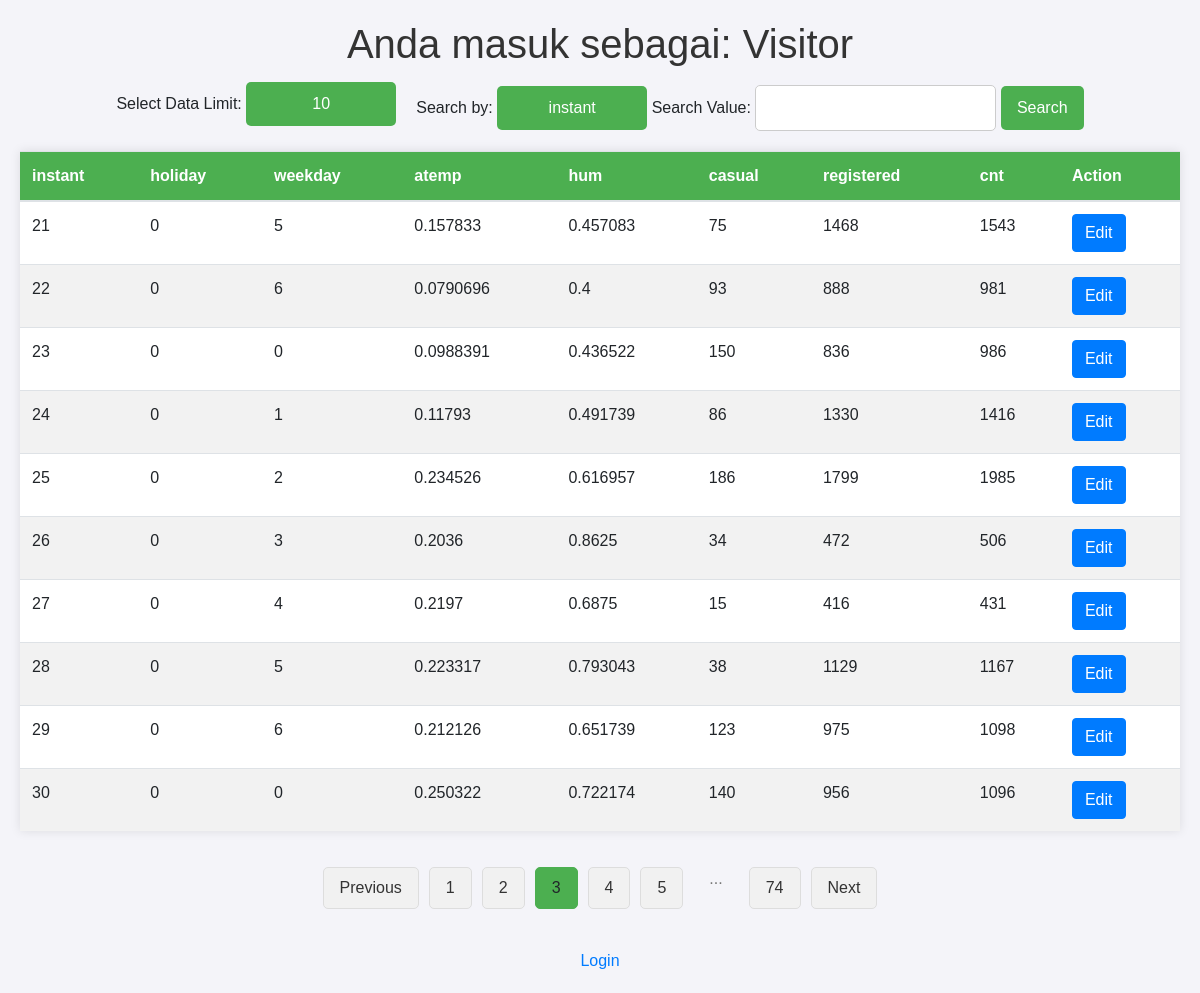
/?page=3, run on the app's committed database.
### tables this page shows
CREATE TABLE IF NOT EXISTS `days` (
  `instant` int(11) NOT NULL,
  `dteday` date DEFAULT NULL,
  `season` int(11) DEFAULT NULL,
  `yr` int(11) DEFAULT NULL,
  `mnth` int(11) DEFAULT NULL,
  `holiday` int(11) DEFAULT NULL,
  `weekday` int(11) DEFAULT NULL,
  `workingday` int(11) DEFAULT NULL,
  `weathersit` int(11) DEFAULT NULL,
  `temp` float DEFAULT NULL,
  `atemp` float DEFAULT NULL,
  `hum` float DEFAULT NULL,
  `windspeed` float DEFAULT NULL,
  `casual` int(11) DEFAULT NULL,
  `registered` int(11) DEFAULT NULL,
  `cnt` int(11) DEFAULT NULL,
  `id2` int(11) DEFAULT NULL,
  PRIMARY KEY (`instant`)
);

### index.php (the view, shortened to what this page needs)
<?php
$loggedIn = isset($_SESSION['user']);
$role = $loggedIn ? $_SESSION['role'] : null;
$adminAccess = ($role === 'admin');
include 'db_connect.php';
if (isset($_POST['searchColumn']) && isset($_POST['searchValue'])) {
    $_SESSION['searchColumn'] = $_POST['searchColumn'];
    $_SESSION['searchValue'] = $_POST['searchValue'];
    $searchColumn = $_POST['searchColumn'];
    $searchValue = $_POST['searchValue'];
} elseif (isset($_SESSION['searchColumn']) && isset($_SESSION['searchValue'])) {
    $searchColumn = $_SESSION['searchColumn'];
    $searchValue = $_SESSION['searchValue'];
} else {
    $searchColumn = null;
    $searchValue = null;
}
$jsonFilePath = 'selected_columns.json';
if (isset($_POST['table'])) {
    $currentTable = $_POST['table'];
    $_SESSION['currentTable'] = $currentTable;
} elseif (isset($_SESSION['currentTable'])) {
    $currentTable = $_SESSION['currentTable'];
} else {
    if (file_exists($jsonFilePath)) {
        $jsonData = file_get_contents($jsonFilePath);
        $selectedColumnsData = json_decode($jsonData, true);
        usort($selectedColumnsData, function($a, $b) {
            return strtotime($b['updated_at']) - strtotime($a['updated_at']);
        });
        if (!empty($selectedColumnsData)) {
            $currentTable = $selectedColumnsData[0]['table_name'];
        } else {
            $currentTable = 'days';
        }
    } else {
        $currentTable = 'days';
    }
}
if (file_exists($jsonFilePath)) {
    $jsonData = file_get_contents($jsonFilePath);
    $selectedColumnsData = json_decode($jsonData, true);
} else {
    $selectedColumnsData = array();
}
$selectedColumns = $_SESSION['selectedColumns'];
$page = isset($_GET['page']) ? intval($_GET['page']) : 1;
$limit = isset($_SESSION['limit']) ? intval($_SESSION['limit']) : 10;
$offset = ($page - 1) * $limit;
$columnResult = $conn->query("SHOW COLUMNS FROM $currentTable");
$columnNames = array();
while ($row = $columnResult->fetch_assoc()) {
    $columnNames[] = $row['Field'];
}
if (isset($_POST['selected_id_column'])) {
    $_SESSION['selected_id_column'] = $_POST['selected_id_column'];
    $selectedIdColumn = $_POST['selected_id_column'];
    if (file_exists($jsonFilePath)) {
        $jsonData = file_get_contents($jsonFilePath);
        $selectedColumnsData = json_decode($jsonData, true);
    } else {
        $selectedColumnsData = array();
    }
    $foundTable = false;
    foreach ($selectedColumnsData as &$table) {
        if ($table['table_name'] == $currentTable) {
            $table['selected_ID'] = $selectedIdColumn;
            $table['updated_at'] = date('Y-m-d H:i:s');
            $foundTable = true;
            break;
        }
    }
    if (!$foundTable) {
        $selectedColumnsData[] = array(
            'table_name' => $currentTable,
            'column_names' => implode(',', $selectedColumns),
            'selected_ID' => $selectedIdColumn,
            'updated_at' => date('Y-m-d H:i:s')
        );
    }
    if (file_put_contents($jsonFilePath, json_encode($selectedColumnsData)) === false) {
        die("Error: Failed to write to JSON file.");
    }
} else {
    $selectedIdColumn = isset($_SESSION['selected_id_column']) ? $_SESSION['selected_id_column'] : 'instant';
}
if ($adminAccess) {
    if (isset($_POST['columns'])) {
        $_SESSION['selectedColumns'] = $_POST['columns'];
        $selectedColumns = $_POST['columns'];
        if (file_exists($jsonFilePath)) {
            $jsonData = file_get_contents($jsonFilePath);
            $selectedColumnsData = json_decode($jsonData, true);
        } else {
            $selectedColumnsData = array();
        }
        $foundTable = false;
        foreach ($selectedColumnsData as &$table) {
            if ($table['table_name'] == $currentTable) {
                $table['column_names'] = implode(',', $selectedColumns);
                $table['updated_at'] = date('Y-m-d H:i:s');
                $foundTable = true;
                break;
            }
        }
        if (!$foundTable) {
            $selectedColumnsData[] = array(
                'table_name' => $currentTable,
                'column_names' => implode(',', $selectedColumns),
                'updated_at' => date('Y-m-d H:i:s')
            );
        }
        if (file_put_contents($jsonFilePath, json_encode($selectedColumnsData)) === false) {
            die("Error: Failed to write to JSON file.");
        }
    } elseif (isset($_SESSION['selectedColumns']) && !empty($_SESSION['selectedColumns'])) {
        $selectedColumns = $_SESSION['selectedColumns'];
    } else {
        if (file_exists($jsonFilePath)) {
            $jsonData = file_get_contents($jsonFilePath);
            $selectedColumnsData = json_decode($jsonData, true);
            foreach ($selectedColumnsData as $table) {
                if ($table['table_name'] == $currentTable) {
                    $selectedColumns = explode(',', $table['column_names']);
                    $_SESSION['selectedColumns'] = $selectedColumns;
                    break;
                }
            }
        }
        if (!isset($selectedColumns)) {
            $selectedColumns = $columnNames;
            $_SESSION['selectedColumns'] = $selectedColumns;
        }
    }
} else {
    if (file_exists($jsonFilePath)) {
        $jsonData = file_get_contents($jsonFilePath);
        $selectedColumnsData = json_decode($jsonData, true);
        foreach ($selectedColumnsData as $table) {
            if ($table['table_name'] == $currentTable) {
                $selectedColumns = explode(',', $table['column_names']);
                break;
            }
        }
    }
}
if (isset($_GET['searchColumn']) && isset($_GET['searchValue'])) {
    $searchColumn = $_GET['searchColumn'];
    $searchValue = $_GET['searchValue'];
    if (is_numeric($searchValue)) {
        $tolerance = 0.0001;
        $searchValue = floatval($searchValue);
        $searchQuery = " WHERE $searchColumn BETWEEN " . ($searchValue - $tolerance) . " AND " . ($searchValue + $tolerance);
    } else {
        $searchQuery = " WHERE $searchColumn = '" . $conn->real_escape_string($searchValue) . "'";
    }
    $searchParams = "&searchColumn=" . urlencode($searchColumn) . "&searchValue=" . urlencode($searchValue);
} else {
    $searchQuery = "";
    $searchParams = "";
}
$totalResult = $conn->query("SELECT COUNT(*) as total FROM $currentTable" . $searchQuery);
$row = $totalResult->fetch_assoc();
$totalRows = $row['total'];
$totalPages = ceil($totalRows / $limit);
$sql = "SELECT " . implode(',', $selectedColumns) . " FROM $currentTable" . $searchQuery . " LIMIT $limit OFFSET $offset";
$dataResult = $conn->query($sql);
$data = array();
while ($row = $dataResult->fetch_assoc()) {
    $data[] = $row;
}
?>
<!DOCTYPE html>
<html lang="en">
<head>
    <link rel="stylesheet" href="https://stackpath.bootstrapcdn.com/bootstrap/4.3.1/css/bootstrap.min.css">
</head>
<body>
    <h1>Anda masuk sebagai: <?php echo $loggedIn ? $_SESSION['user'] : 'Visitor'; ?></h1>
    <div class="form-container">
        <div class="form-item">
            <form id="limitForm" action="updateLimit.php" method="POST">
                <label for="limit">Select Data Limit:</label>
                <select id="limit" name="limit" class="styled-dropdown" onchange="this.form.submit()">
                    <option value="10" <?php echo $limit == 10 ? 'selected' : ''; ?>>10</option>
                </select>
            </form>
        </div>
        <div class="form-item">
            <form id="searchForm" action="" method="GET">
                <label for="searchColumn">Search by:</label>
                <select id="searchColumn" name="searchColumn" class="styled-dropdown">
                    <?php foreach ($selectedColumns as $column) : ?>
                    <option value="<?php echo $column; ?>" <?php echo ($searchColumn == $column) ? 'selected' : ''; ?>>
                        <?php echo $column; ?>
                    </option>
                    <?php endforeach; ?>
                </select>
                <label for="searchValue" style="margin-top: 10px;">Search Value:</label>
                <input type="text" id="searchValue" name="searchValue"
                    value="<?php echo htmlspecialchars($searchValue); ?>" required>
                <button type="submit" style="margin-top: 10px;">Search</button>
            </form>
        </div>
    </div>
    <div id="tableContainer">
        <?php
if (empty($data)) {
    echo "No data found in the table.";
} else {
    echo "<table class='table'>";
    echo "<thead>";
    echo "<tr>";
    foreach ($selectedColumns as $column) {
        echo "<th>$column</th>";
    }
    echo "<th>Action</th>";
    echo "</tr>";
    echo "</thead>";
    echo "<tbody>";
    foreach ($data as $row) {
        echo "<tr>";
        foreach ($selectedColumns as $column) {
            echo "<td>" . htmlspecialchars($row[$column]) . "</td>";
        }
        echo "<td><button data-id='" . htmlspecialchars($row[$selectedIdColumn]) . "' class='btn btn-primary edit-btn'>Edit</button></td>";
        echo "</tr>";
    }
    echo "</tbody>";
    echo "</table>";
}
?>
    </div>
    <div class="pagination">
        <ul>
            <?php
        if ($page > 1) : ?>
            <li><a href="?page=<?php echo $page - 1 . $searchParams; ?>">Previous</a></li>
            <?php else : ?>
            <li><span class="disabled">Previous</span></li>
            <?php endif; ?>
            <?php for ($i = max(1, $page - 2); $i <= min($page + 2, $totalPages); $i++) : ?>
            <?php if ($i === $page) : ?>
            <li><a class="active"><?php echo $i; ?></a></li>
            <?php else : ?>
            <li><a href="?page=<?php echo $i . $searchParams; ?>"><?php echo $i; ?></a></li>
            <?php endif; ?>
            <?php endfor; ?>
            <?php if ($page < $totalPages - 2) : ?>
            <li><span class="ellipsis">...</span></li>
            <li><a href="?page=<?php echo $totalPages . $searchParams; ?>"><?php echo $totalPages; ?></a></li>
            <?php endif; ?>
            <?php if ($page < $totalPages) : ?>
            <li><a href="?page=<?php echo $page + 1 . $searchParams; ?>">Next</a></li>
            <?php else : ?>
            <li><span class="disabled">Next</span></li>
            <?php endif; ?>
        </ul>
    </div>
    <div style="text-align: center; margin-top: 20px;">
        <?php if ($loggedIn): ?>
        <a href="logout.php">Logout</a>
        <?php else: ?>
        <a href="login.php">Login</a>
        <?php endif; ?>
    </div>
</body>
</html>

### index.php (style rules this page uses)
body { font-family: Arial, sans-serif; margin: 20px; padding: 0; background-color: #f4f4f9; }
h1 { text-align: center; color: #333; }
form { text-align: center; margin-bottom: 20px; }
button { background-color: #4CAF50; color: white; border: none; padding: 10px 20px; cursor: pointer; font-size: 16px; border-radius: 5px; }
table { width: 80%; margin: 0 auto; border-collapse: collapse; background-color: white; box-shadow: 0 0 10px rgba(0, 0, 0, 0.1); }
th, td { padding: 10px; text-align: left; }
th { background-color: #4CAF50; color: white; }
tr:nth-child(even) { background-color: #f2f2f2; }
.pagination { display: flex; justify-content: center; align-items: center; padding: 20px 0; }
.pagination ul { display: flex; list-style-type: none; padding: 0; margin: 0; }
.pagination li { margin: 0 5px; }
.pagination a { display: block; padding: 8px 16px; text-decoration: none; background-color: #f1f1f1; color: #333; border: 1px solid #ddd; border-radius: 5px; transition: background-color 0.3s ease; }
.pagination .active { background-color: #4CAF50; color: white; border: 1px solid #4CAF50; }
.pagination .ellipsis { padding: 8px 16px; color: #777; border: none; }
.form-container { display: flex; justify-content: center; align-items: center; gap: 20px; flex-wrap: wrap; }
.form-item { display: flex; align-items: center; gap: 10px; }
.styled-dropdown { padding: 10px 16px; font-size: 16px; color: white; background-color: #4CAF50; border: none; border-radius: 5px; cursor: pointer; appearance: none; background-repeat: no-repeat; background-position: right 10px center; background-size: 10px; min-width: 150px; text-align: center; }
button, input[type="text"] { padding: 10px 16px; font-size: 16px; border-radius: 5px; border: 1px solid #ccc; }
button { background-color: #4CAF50; color: white; border: none; }

### data on the page
days: instant "21", holiday "0", weekday "5", atemp "0.157833", hum "0.457083", casual "75", registered "1468", cnt "1543"
days: instant "22", holiday "0", weekday "6", atemp "0.0790696", hum "0.4", casual "93", registered "888", cnt "981"
days: instant "23", holiday "0", weekday "0", atemp "0.0988391", hum "0.436522", casual "150", registered "836", cnt "986"
days: instant "24", holiday "0", weekday "1", atemp "0.11793", hum "0.491739", casual "86", registered "1330", cnt "1416"
days: instant "25", holiday "0", weekday "2", atemp "0.234526", hum "0.616957", casual "186", registered "1799", cnt "1985"
days: instant "26", holiday "0", weekday "3", atemp "0.2036", hum "0.8625", casual "34", registered "472", cnt "506"
days: instant "27", holiday "0", weekday "4", atemp "0.2197", hum "0.6875", casual "15", registered "416", cnt "431"
days: instant "28", holiday "0", weekday "5", atemp "0.223317", hum "0.793043", casual "38", registered "1129", cnt "1167"
days: instant "29", holiday "0", weekday "6", atemp "0.212126", hum "0.651739", casual "123", registered "975", cnt "1098"
days: instant "30", holiday "0", weekday "0", atemp "0.250322", hum "0.722174", casual "140", registered "956", cnt "1096"

### other printed values
$column "instant"
$column "holiday"
$column "weekday"
$column "atemp"
$column "hum"
$column "casual"
$column "registered"
$column "cnt"
$totalPages "74"
form field searchColumn "instant"
